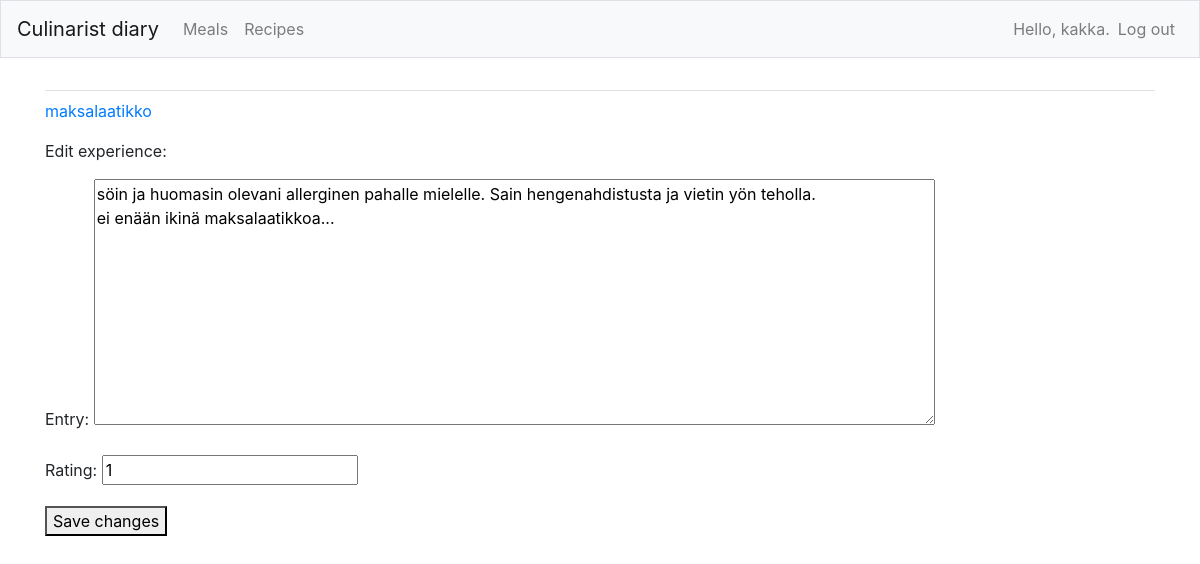
/edit_experience/9/ (signed in), run on the app's committed database.
### culinarists/models.py (models this page shows, shortened)
class Meal(models.Model):
    name = models.CharField(max_length=400)
    allergens = models.CharField(max_length=400)
    date_added = models.DateTimeField(auto_now_add=True)
    owner = models.ForeignKey(User, on_delete=models.CASCADE, null=True, blank=True)
    def __str__(self):
        return self.name

class Experience(models.Model):
    meal = models.ForeignKey(Meal, on_delete=models.CASCADE)
    text = models.TextField()
    rating = models.IntegerField(
        default=1,
        validators=[MinValueValidator(1), MaxValueValidator(5)]
    )
    date_added = models.DateTimeField(auto_now_add=True)
    class Meta:
        verbose_name_plural = 'experiences'

### culinarists/views.py (the view)
# urls.py: path('edit_experience/<int:experience_id>/', views.edit_experience, name='edit_experience'),
@login_required
def edit_experience(request, experience_id):
    experience = Experience.objects.get(id=experience_id)
    meal = experience.meal
    if meal.owner != request.user:
        raise Http404
    if request.method != 'POST':
        form = ExperienceForm(instance=experience)
    else:
        form = ExperienceForm(instance=experience, data=request.POST)
        if form.is_valid():
            form.save()
            return redirect('culinarists:meal', meal_id=meal.id)
    context = {'experience': experience, 'meal': meal, 'form': form}
    return render(request, 'culinarists/edit_experience.html', context)

### culinarists/forms.py
class ExperienceForm(forms.ModelForm):
    class Meta:
        model = Experience
        fields = ['text', 'rating']
        labels = {'text': 'Entry:', 'rating': 'Rating:'}
        widgets = {'text': forms.Textarea(attrs={'cols': 80})}

### culinarists/templates/culinarists/edit_experience.html (shortened to what this page needs)
{% extends "culinarists/base.html" %}
{% block content %}
    <p><a href="{% url 'culinarists:meal' meal.id %}">{{ meal }}</a></p>
    <p>Edit experience:</p>
    <form action="{% url 'culinarists:edit_experience' experience.id %}" method='post'>
        {{ form.as_p }}
    <button name="submit">Save changes</button>
    </form>
{% endblock content %}

### culinarists/templates/culinarists/base.html (shortened to what this page needs)
{% load bootstrap4 %}
<!doctype html>
<html lang="en">
<head>
    {% bootstrap_css %}
</head>
<body>
<nav class="navbar navbar-expand-md navbar-light bg-light mb-4 border">
<a class="navbar-brand" href="{% url 'culinarists:index'%}">
        Culinarist diary</a>
        <div class="collapse navbar-collapse" id="navbarCollapse">
        <ul class="navbar-nav mr-auto">
            <li class="nav-item">
            <a class="nav-link" href="{% url 'culinarists:meals'%}">
         Meals</a></li>
         <li class="nav-item">
            <a class="nav-link" href="{% url 'culinarists:recipes'%}">Recipes</a>
         </li>
        </ul>
        <ul class="navbar-nav ml-auto">
            {% if user.is_authenticated %}
        <li class="nav-item">
            <span class="navbar-text">Hello, {{ user.username }}.</span>
        </li>
<li class="nav-item">
        <a class="nav-link" href="{% url 'users:logout' %}">Log out</a>
    </li>
    {% else %}
        <li class="nav-item">
            <a class="nav-link" href="{% url 'users:register' %}">Register</a>
        </li>
        <li class="nav-item">
            <a class="nav-link" href="{% url 'users:login' %}">Log in</a></li>
    {% endif %}
    </ul>
        </div>
</nav>
<main role="main" class="container">
        <div class="pb-2 mb-2 border-bottom">
        </div>
        <div>
    {% block content %}{% endblock content %}
        </div>
    </main>
</body>
</html>

### data on the page
Meal: name "maksalaatikko"
Experience: text "söin ja huomasin olevani allerginen pahalle mielelle. Sain hengenahdistusta ja vietin yön teholla. ei enään ikinä maksalaatikkoa...", rating "1"

### other printed values
{{ user.username }} "kakka"
